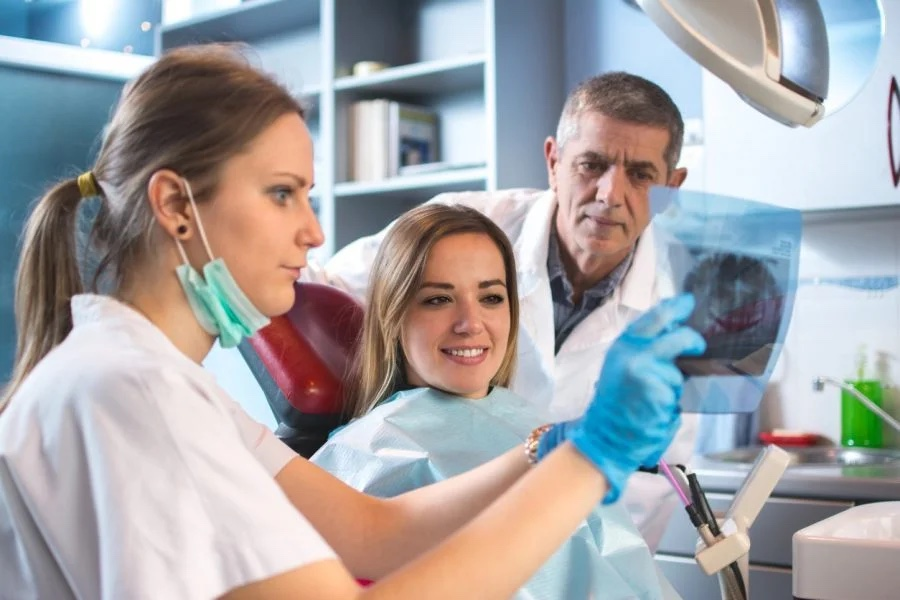
#> input picture T1.jpg, 900 x 600 px, given as the content of the folder :/project code/Updated 100 % code of Teeth detection/caries", which was not available
$ python model_CNN.py
#> lines starting #> are read from the running program, lines starting #| are printed output that depends on the picture

# [6 lines of commented-out code are left out]
import numpy as np
import matplotlib.pyplot as plt
import matplotlib
import os
#import theano
from PIL import Image
from numpy import *
# SKLEARN
from sklearn.utils import shuffle
from sklearn.model_selection import train_test_split
#from Alexnet import AlexNet

# input image dimensions
img_rows, img_cols = 64, 64

# number of channels
img_channels = 3

#%%
#  data

path1 = '"D:/project code/Updated 100 % code of Teeth detection/caries"'    #path of folder of images
path2 = 'D:/project code/Updated 100 % code of Teeth detection/testing_set/1'  #path of folder to save images
path3 = 'D:/project code/Updated 100 % code of Teeth detection/testing_set/2'
path4 = 'D:/project code/Updated 100 % code of Teeth detection/testing_set/3'

listing = os.listdir(path1)
num_samples=size(listing)
print(num_samples)

for file in listing:
    im = Image.open(path1 + '\\' + file)
#> im is the input picture: PIL image 900x600 RGB; mean R, G, B 164.9, 163.8, 166.1
    img = im.resize((img_rows,img_cols))
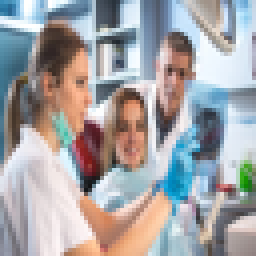
#> img: PIL image 64x64 RGB (shown 4 times larger); mean R, G, B 164.9, 163.7, 166.1
    gray = img.convert(mode='RGB')
                #need to do some more processing here
    gray.save(path2 +'\\' +  file, "png")

imlist = os.listdir(path2)

im1 = array(Image.open('COVID/2/' + imlist[0])) # open one image to get size
m,n = im1.shape[0:2] # get the size of the images
#> m = 600; n = 900
imnbr = len(imlist) # get the number of images

# # create matrix to store all flattened images
# immatrix = array([array(Image.open('input_data_resized/'+ im2)).flatten()
#               for im2 in imlist],'f')

# label=np.ones((num_samples,),dtype = int)
# label[0:245]=0
# label[245:288]=1


# size(label)

# data,Label = shuffle(immatrix,label, random_state=2)
# train_data = [data,Label]

# img=immatrix[439].reshape(img_rows,img_cols)
# # plt.imshow(img)
# # plt.imshow(img,cmap='gray')
# print (train_data[0].shape)
# print (train_data[1].shape)

# #%%

# #batch_size to train
# batch_size = 32
# # number of output classes
# nb_classes = 7
# # number of epochs to train
# nb_epoch = 100


# # number of convolutional filters to use
# nb_filters = 64
# # size of pooling area for max pooling
# nb_pool = 2
# # convolution kernel size
# nb_conv = 3

# #%%
# (X, y) = (train_data[0],train_data[1])


# # STEP 1: split X and y into training and testing sets

# X_train, X_test, y_train, y_test = train_test_split(X, y, test_size=0.2)


# X_train = X_train.reshape(X_train.shape[0], img_rows, img_cols , 1)
# X_test = X_test.reshape(X_test.shape[0], img_rows, img_cols , 1)

# X_train = X_train.astype('float32')
# X_test = X_test.astype('float32')

# X_train /= 255
# X_test /= 255

# print('X_train shape:', X_train.shape)
# print(X_train.shape[0], 'train samples')
# print(X_test.shape[0], 'test samples')

# # convert class vectors to binary class matrices
# Y_train = np_utils.to_categorical(y_train, nb_classes)
# Y_test = np_utils.to_categorical(y_test, nb_classes)

# i = 20
# #plt.imshow(X_train[i, 0], interpolation='nearest')
# print("label : ", Y_train[i,:])

# #%%

# model = Sequential()

# # #model.add(Convolution2D(nb_filters, nb_conv, nb_conv, padding='same',input_shape=(1, img_rows, img_cols)))
# # model.add(Convolution2D(64,3, 3, strides=(4, 4), padding='same',input_shape=(1, img_rows, img_cols), activation='relu'))
# # convout1 = Activation('relu')
# # model.add(convout1)
# # model.add(Convolution2D(nb_filters, nb_conv, nb_conv))
# # convout2 = Activation('relu')
# # model.add(convout2)
# # model.add(MaxPooling2D(pool_size=(nb_pool, nb_pool)))
# # model.add(Dropout(0.5))

# # model.add(Flatten())
# # model.add(Dense(128))
# # model.add(Activation('relu'))
# # model.add(Dropout(0.5))
# # model.add(Dense(nb_classes))
# # model.add(Activation('softmax'))
# # model.compile(loss='categorical_crossentropy', optimizer='adadelta')
# # model.add(Conv2D(
# #         96, 11, strides=(4, 4), input_shape=(IMAGE_SIZE, IMAGE_SIZE, CHANNELS), activation='relu'))
# # model.add(MaxPooling2D(pool_size=(3, 3), strides=2))
# # model.add(BatchNormalization())

# #     # Second Convolution Block
# # model.add(Conv2D(256, 5, strides=(1, 1),
# #                           activation='relu', padding='same'))
# # model.add(MaxPooling2D(pool_size=(3, 3), strides=2))
# # model.add(BatchNormalization())

# #     # Third Convolution Block
# # model.add(Conv2D(384, 3, strides=(1, 1),
# #                           activation='relu', padding='same'))
# # model.add(MaxPooling2D(pool_size=(3, 3), strides=2))

# #     # Fourth Convolution Block
# # model.add(Conv2D(384, 3, strides=(1, 1),
# #                           activation='relu', padding='same'))

# #     # Fifth Convolution Block
# # model.add(Conv2D(256, 3, strides=(1, 1),
# #                           activation='relu', padding='same'))
# # model.add(Dropout(0.5))

# #     # Fully connected layer
# # model.add(Flatten())

# #     # First hidden unit
# # model.add(Dense(512, activation='relu', kernel_initializer='uniform'))
# # model.add(Dropout(0.5))

# #     # Second hidden unit
# # model.add(Dense(512, activation='relu', kernel_initializer='uniform'))
# # model.add(Dropout(0.5))

# #     # Output layer
# # model.add(Dense(CLASSES, activation='softmax',
# #                          kernel_initializer='uniform'))

# # model.summary()
# LEARN_RATE = 1.0e-4
#  # Model Architecture and Compilation
# model = AlexNet(7, 200, 1)
# adam = Adam(lr=LEARN_RATE, beta_1=0.9, beta_2=0.999, epsilon=None, decay=0.0)
# model.compile(optimizer=adam, loss='categorical_crossentropy', metrics=['accuracy'])

# from keras.callbacks import ModelCheckpoint
# from keras import callbacks

# filename='model_train_new.csv'
# csv_log=callbacks.CSVLogger(filename, separator=',', append=False)

# early_stopping=callbacks.EarlyStopping(monitor='val_loss', min_delta=0, patience=0, verbose=0, mode='min')
# checkpoint = ModelCheckpoint('best_model.h5', monitor='val_loss', save_best_only=True, mode='auto')

# #steps_per_epoch = int(len(Y_train) / BATCH_SIZE)  # 300
# #    validation_steps = int(len(Y_test) / BATCH_SIZE)  # 90

# callbacks_list = [csv_log,early_stopping,checkpoint]
# #%%

# hist = model.fit(X_train, Y_train, batch_size=batch_size, epochs=100,
#               verbose=1, validation_data=(X_test, Y_test))


# model.save('best_model.h5')
# model.save('best_model_CSV.csv')
# # hist = model.fit(X_train, Y_train, batch_size=batch_size, epochs=nb_epoch,
# #               show_accuracy=True, verbose=1, validation_split=0.2)


# # visualizing losses and accuracy

# train_loss=hist.history['loss']
# val_loss=hist.history['val_loss']
# train_acc=hist.history['accuracy']
# val_acc=hist.history['val_accuracy']
# xc=range(nb_epoch)

# # plt.figure(1,figsize=(7,5))
# # plt.plot(xc,train_loss)
# # plt.plot(xc,val_loss)
# # plt.xlabel('num of Epochs')
# # plt.ylabel('loss')
# # plt.title('train_loss vs val_loss')
# # plt.grid(True)
# # plt.legend(['train','val'])
# # print(plt.style.available) # use bmh, classic,ggplot for big pictures
# # plt.style.use(['classic'])

# # plt.figure(2,figsize=(7,5))
# # plt.plot(xc,train_acc)
# # plt.plot(xc,val_acc)
# # plt.xlabel('num of Epochs')
# # plt.ylabel('accuracy')
# # plt.title('train_acc vs val_acc')
# # plt.grid(True)
# # plt.legend(['train','val'],loc=4)
# # #print plt.style.available # use bmh, classic,ggplot for big pictures
# # plt.style.use(['classic'])


# #%%

# score = model.evaluate(X_test, Y_test, verbose=0)
# print('Test score:', score[0])
# print('Test accuracy:', score[1])
# print(model.predict_classes(X_test[1:20]))
# print(Y_test[1:20])


# #%%

# # visualizing intermediate layers

# # output_layer = model.layers[1].get_output()
# # output_fn = theano.function([model.layers[0].get_input()], output_layer)

# # # the input image

# # input_image=X_train[0:1,:,:,:]
# # print(input_image.shape)

# # plt.imshow(input_image[0,0,:,:],cmap ='gray')
# # plt.imshow(input_image[0,0,:,:])


# # output_image = output_fn(input_image)
# # print(output_image.shape)

# # # Rearrange dimension so we can plot the result
# # output_image = np.rollaxis(np.rollaxis(output_image, 3, 1), 3, 1)
# # print(output_image.shape)


# # fig=plt.figure(figsize=(8,8))
# # for i in range(32):
# #     ax = fig.add_subplot(6, 6, i+1)
# #     #ax.imshow(output_image[0,:,:,i],interpolation='nearest' ) #to see the first filter
# #     ax.imshow(output_image[0,:,:,i],cmap=matplotlib.cm.gray)
# #     plt.xticks(np.array([]))
# #     plt.yticks(np.array([]))
# #     plt.tight_layout()
# # plt

# # Confusion Matrix

# from sklearn.metrics import classification_report,confusion_matrix

# Y_pred = model.predict(X_test)
# print(Y_pred)
# y_pred = np.argmax(Y_pred, axis=1)
# print(y_pred)

# #                        (or)

# # y_pred = model.predict_classes(X_test)
# # print(y_pred)

# p=model.predict(X_test) # to predict probability

# target_names = ['class 0(Normal)',
#                 'class 1(Abnormal_Agenesis_of_the_Corpus_Callosum)',
#                 'class 2(Abnormal_Agenesis_of_the_Septi_Pellucidi)',
#                 'class 3(Abnormal_Cerebellar_Hypoplasia)',
#                 'class 4(Abnormal_Dandy_Walker_VariantMalformation)',
#                 'class 5(Abnormal_Megacisterna_Magna)',
#                 'class 6(Abnormal_Venous_Malformation)']
# size(target_names)
# print(classification_report(np.argmax(Y_test,axis=1), y_pred,target_names=target_names))
# print(confusion_matrix(np.argmax(Y_test,axis=1), y_pred))

# # saving weights

# fname = "weights-Test-CNN.h5"
# model.save_weights(fname,overwrite=True)


# # Loading weights

# fname = "weights-Test-CNN.h5"
# model.load_weights(fname)

$ run again, on T3.jpg
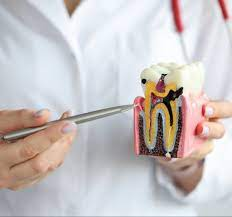
#> input picture T3.jpg, 232 x 217 px, given as the content of the folder :/project code/Updated 100 % code of Teeth detection/caries", which was not available
#> im is the input picture: PIL image 232x217 RGB; mean R, G, B 201.5, 194.9, 194.9
#> `img = im.resize((img_rows,img_cols))`:
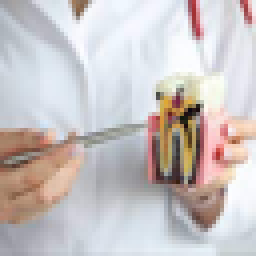
#> img: PIL image 64x64 RGB (shown 4 times larger); mean R, G, B 201.5, 194.9, 195

$ run again, on T4.jpg
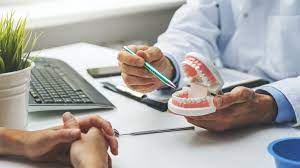
#> input picture T4.jpg, 300 x 168 px, given as the content of the folder :/project code/Updated 100 % code of Teeth detection/caries", which was not available
#> im is the input picture: PIL image 300x168 RGB; mean R, G, B 170, 166.9, 164.2
#> `img = im.resize((img_rows,img_cols))`:
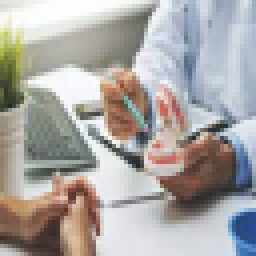
#> img: PIL image 64x64 RGB (shown 4 times larger); mean R, G, B 170, 166.9, 164.2
